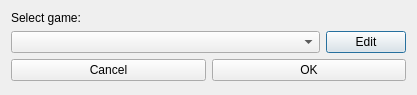
<?xml version="1.0" encoding="UTF-8"?>
<ui version="4.0">
 <class>Window_SelectGame</class>
 <widget class="QDialog" name="Window_SelectGame">
  <property name="geometry">
   <rect>
    <x>0</x>
    <y>0</y>
    <width>417</width>
    <height>95</height>
   </rect>
  </property>
  <property name="minimumSize">
   <size>
    <width>417</width>
    <height>95</height>
   </size>
  </property>
  <property name="maximumSize">
   <size>
    <width>417</width>
    <height>95</height>
   </size>
  </property>
  <property name="windowTitle">
   <string>Select game</string>
  </property>
  <property name="windowIcon">
   <iconset resource="resource.qrc">
    <normaloff>:/icon.png</normaloff>:/icon.png</iconset>
  </property>
  <layout class="QVBoxLayout" name="verticalLayout">
   <item>
    <widget class="QLabel" name="label_selectGame">
     <property name="sizePolicy">
      <sizepolicy hsizetype="Preferred" vsizetype="Maximum">
       <horstretch>0</horstretch>
       <verstretch>0</verstretch>
      </sizepolicy>
     </property>
     <property name="text">
      <string>Select game:</string>
     </property>
    </widget>
   </item>
   <item>
    <layout class="QHBoxLayout" name="horizontalLayout_games">
     <item>
      <widget class="QComboBox" name="comboBox_games">
       <property name="sizePolicy">
        <sizepolicy hsizetype="Expanding" vsizetype="Fixed">
         <horstretch>0</horstretch>
         <verstretch>0</verstretch>
        </sizepolicy>
       </property>
      </widget>
     </item>
     <item>
      <widget class="QPushButton" name="pushButton_editGames">
       <property name="sizePolicy">
        <sizepolicy hsizetype="Minimum" vsizetype="Fixed">
         <horstretch>0</horstretch>
         <verstretch>0</verstretch>
        </sizepolicy>
       </property>
       <property name="text">
        <string>Edit</string>
       </property>
      </widget>
     </item>
    </layout>
   </item>
   <item>
    <layout class="QHBoxLayout" name="horizontalLayout_buttons">
     <item>
      <widget class="QPushButton" name="pushButton_cancel">
       <property name="text">
        <string>Cancel</string>
       </property>
      </widget>
     </item>
     <item>
      <widget class="QPushButton" name="pushButton_ok">
       <property name="text">
        <string>OK</string>
       </property>
      </widget>
     </item>
    </layout>
   </item>
  </layout>
 </widget>
 <resources>
  <include location="resource.qrc"/>
 </resources>
 <connections/>
</ui>
